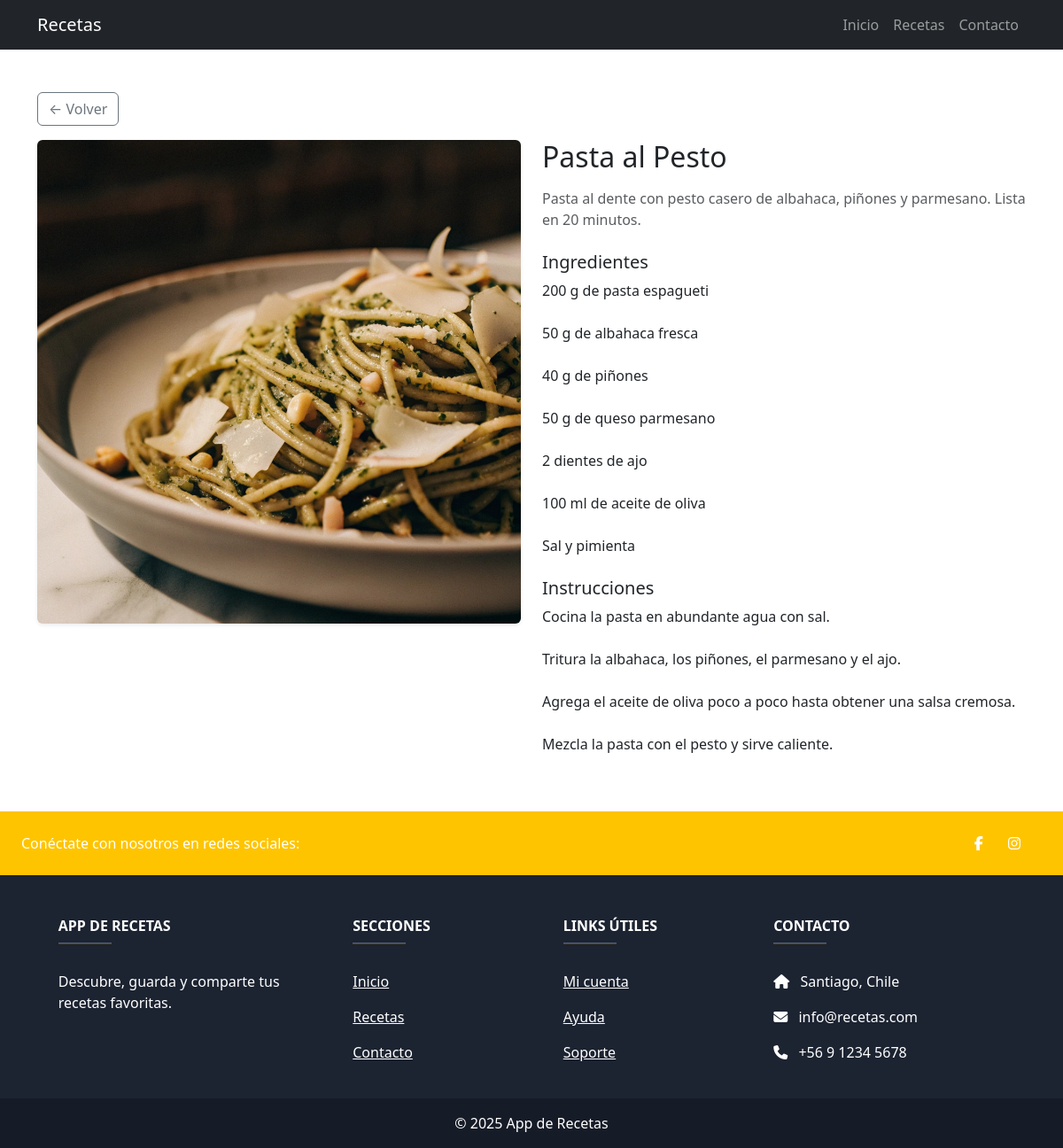
The page /recetas/1/ on the database its author committed.
### mi_app/models.py (models this page shows, shortened)
class Receta(models.Model):
    nombre = models.CharField(max_length=100)
    resumen = models.CharField(max_length=160, blank=True, help_text="Descripción breve (máx. 160 chars)")
    ingredientes = models.TextField()
    instrucciones = models.TextField()
    imagen = models.ImageField(upload_to='media/imgs', null=True, blank=True)

### mi_app/views.py (the view)
# urls.py: path('recetas/<int:pk>/', views.receta_detalle, name='detalle'),
def receta_detalle(request, pk):
    receta = get_object_or_404(Receta, pk=pk)
    return render(request, 'recetas/detalle.html', {'receta': receta})

### mi_app/templates/recetas/detalle.html (shortened to what this page needs)
{% extends 'base.html' %}
{% block content %}
<div class="container my-5">
  <a href="{% url 'mi_app:recetas' %}" class="btn btn-outline-secondary mb-3">&larr; Volver</a>
  <div class="row g-4">
    <div class="col-lg-6">
      {% if receta.imagen %}
        <img src="{{ receta.imagen.url }}" class="img-fluid rounded shadow-sm" alt="{{ receta.nombre }}">
      {% endif %}
    </div>
    <div class="col-lg-6">
      <h2 class="mb-3">{{ receta.nombre }}</h2>
      {% if receta.resumen %}
        <p class="text-muted">{{ receta.resumen }}</p>
      {% endif %}
      <h5 class="mt-4">Ingredientes</h5>
      <p style="white-space: pre-line">{{ receta.ingredientes }}</p>
      <h5 class="mt-4">Instrucciones</h5>
      <p style="white-space: pre-line">{{ receta.instrucciones }}</p>
    </div>
  </div>
</div>
{% endblock %}

### rows shown on the page
Receta: imagen (picture), nombre "Pasta al Pesto", resumen "Pasta al dente con pesto casero de albahaca, piñones y parmesano. Lista en 20 minutos.", ingredientes "200 g de pasta espagueti 50 g de albahaca fresca 40 g de piñones 50 g de queso parmesano 2 dientes de ajo 100 ml de aceite de oliva Sal y pimienta", instrucciones "Cocina la pasta en abundante agua con sal. Tritura la albahaca, los piñones, el parmesano y el ajo. Agrega el aceite de oliva poco a poco hasta obtener una salsa cremosa. Mezcla la pasta con el pesto y sirve caliente."
